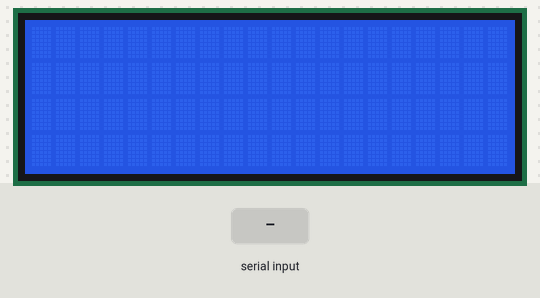
This program was run on a simulated Raspberry Pi (BCM pin numbers). On the bench: 20×4 character LCD. The test bench sets the inputs (shaded band). What the program prints to the terminal is not drawn.

Above: at 1.6 s.
1.7 s: "1" typed at the terminal, then Enter
At 2.8 s:
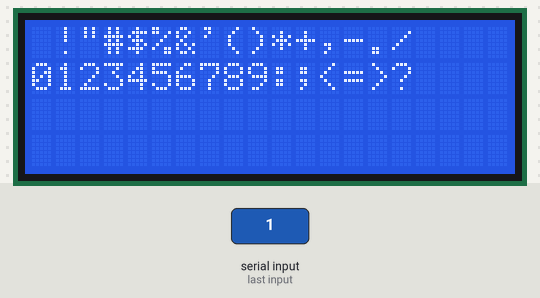
3.6 s: "0" typed at the terminal, then Enter
At 5.2 s:
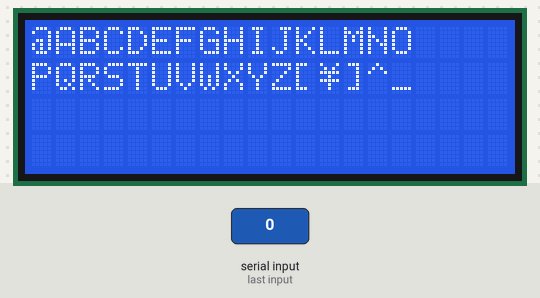
5.5 s: "2" typed at the terminal, then Enter
At 6.9 s:
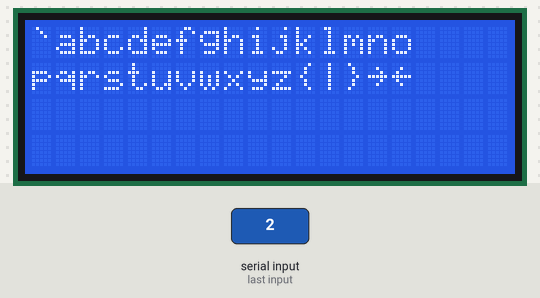
Timing chart, 0 to 8.5 s (numbered marks = the images above; inputs shaded):
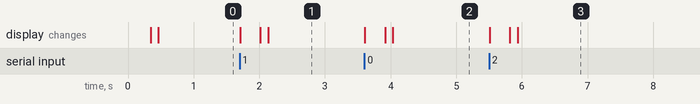

The program:

Rplcd_dmpchars.py
```python
from RPLCD.i2c import CharLCD
import time

# I2C configuration for PCF8574 at address 0x27
lcd = CharLCD(i2c_expander='PCF8574',
              address=0x27,
              port=1,
              cols=20,
              rows=4,
              charmap='A02',
              auto_linebreaks=False)

def dump_charmap():
    print("Dumping LCD charmap via I2C...\n")
    lcd.clear()
    for i in range(0, 256):
        row = i // 16
        col = i % 16
        lcd.cursor_pos = (row % 2, col)
        lcd.write_string(chr(i))
        time.sleep(.01)
        if col == 15 and row % 2 == 1:
            #time.sleep(10)
            input("C= "+str(col)+"R= "+str(row) + " Press anykey.....")
            lcd.clear()

dump_charmap()
```

Measured:
- after the input at 3.6 s, the display: first changes at once (image 2 shows a later state)
- after the input at 5.5 s, the display: first changes at once (image 3 shows a later state)
